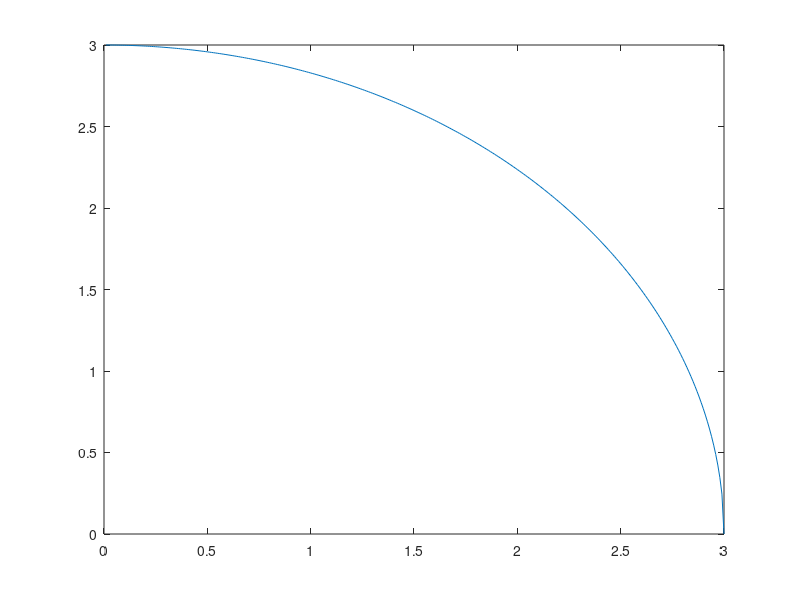

Write the MATLAB code that produced this figure.
clear all

slices = 600;

% diameter = 6; %ft
diameter = 6; %ft

radius = diameter / 2;

step = 2*radius / slices;

rho = 0.0023769; % slugs/ft^3
spin = 100; % revs/sec
v = 330; %ft/s

F_Magnus = 0;
x=0;
y=0;
for i = 1:slices/2
    alpha = acos(((i-1)*step+step)/radius);
    radius_n = radius * sin(alpha);
    
    F_M = 4*pi^2*spin*v*rho*radius_n^2*step;
    F_Magnus = F_Magnus + F_M;

    x(i) = i*step;
    y(i) = radius_n;

end
F_Magnus
plot(x,y)
hold on